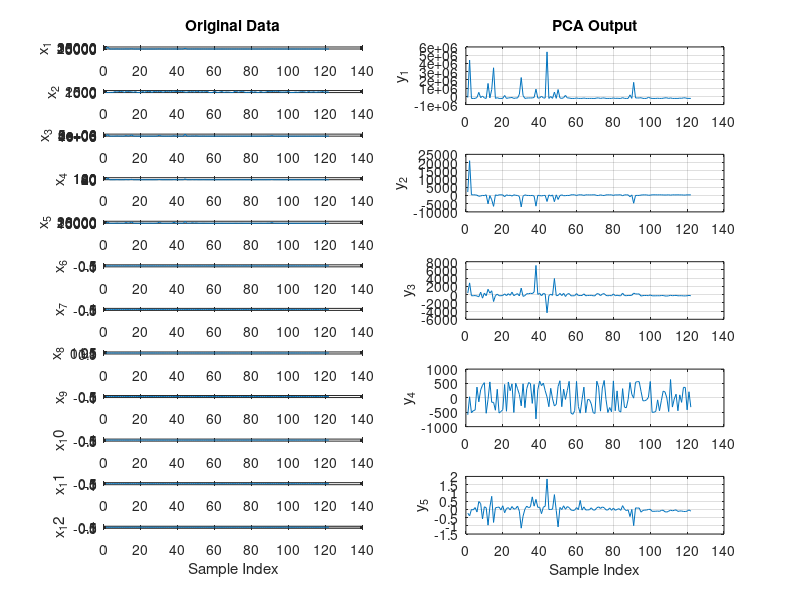

Reproduce this figure in MATLAB. (Note: this script raises an error after producing the figure.)
%%%%%%%%%%%%%%%%%%%%%%%%%%%%%%%%%%%%%%%%%%%%%%%%%%%%%%%%%%%%%%%%%%%%%%%%%%%%%%%%%%%%%%
%TCP Sync flood - PCA+LDA+ALO only 
%
%
%Author : 
%Date Created : 
%%%%%%%%%%%%%%%%%%%%%%%%%%%%%%%%%%%%%%%%%%%%%%%%%%%%%%%%%%%%%%%%%%%%%%%%%%%%%%%%%%%%%%
clear all;%#ok
close all;
clc


%Load the Database with both normal and udp attack records from Cloud
load('tcpsync_Feat.mat');

[pc,score,ev] = pca(X);

%%
%Plotting Inputs vs reduced PCA output
D = size(X,2);
for d=1:D
    % Original Data
    subplot(D,2,2*d-1);
    plot(X(:,d));
    ylabel(['x_' num2str(d)]);
    if d==D
        xlabel('Sample Index');
    end
    if d==1
        title('Original Data');
    end 
end

grid on;
D1 = size(score,2);
for d1=1:D1
   % Transformed Data
    subplot(D1,2,2*d1);
    plot(score(:,d1));
    ylabel(['y_' num2str(d1)]);
    if d1==D1
        xlabel('Sample Index');
    end
    if d1==1
        title('PCA Output');
    end
    grid on;  
end

set(gcf, 'position', get(0, 'screensize'));
saveas(gcf, 'results1\data_TCP+proposed.jpg');

%%
%LDA 
S1={};
T=zeros(numel(myStr),2);
for ji=1:numel(myStr)
    if(strcmp(myStr(ji).Class,'Attack'))
        S1{ji}=myStr(ji).Class;
        T(ji,1)=1;
    else if(strcmp(myStr(ji).Class,'Normal'))
            S1{ji}=myStr(ji).Class;
            T(ji,2)=1;
        end
    end
end

X1=score;
L = vec2ind(T')';

% [Y, W, lambda, sortorder] = LDA(X1, L);
[W, lambda, sortorder] = LDA(X1, L);

Y=X1*W;

Y1=zeros(size(Y));
%Sort it in the same feature order
for ii=1:size(Y,2)
    Y1(:,sortorder(ii))=Y(:,ii);
end

%Reduce Dimensions - by removing reduundant information
j=1;
for ii=1:size(Y1,2)
    if(sum(Y1(:,ii))==0)
%         disp('All zeros');
    else
        LDA_out(:,j)=Y1(:,ii);%#ok
        j=j+1;
    end  
end


%%
figure;

D2 = size(LDA_out,2);
for d2=1:D2
    % Original Data
    subplot(D2,2,2*d2-1);
    plot(X1(:,d2));
    ylabel(['x_' num2str(d2)]);
    if d2==D2
        xlabel('Sample Index');
    end
    if d2==1
        title('PCA Data');
    end
    grid on;
    
     % Transformed Data
    subplot(D2,2,2*d2);
    plot(Y1(:,d2));
    ylabel(['y_' num2str(d2)]);
    if d2==D2
        xlabel('Sample Index');
    end
    if d2==1
        title('LDA Output');
    end
    grid on;
    
end

set(gcf, 'position', get(0, 'screensize'));
saveas(gcf, 'results1\data1_TCP+proposed.jpg');

%%
%ALO Optimizer
inalo=LDA_out;
[mal nal]=size(inalo);
[cg_curve,sortantlion,antlions_fitness,idx]=ALO(inalo,50,min(inalo),max(inalo),nal,@F1);

N=size(inalo,1);

%Attack Matrix
attkmatrx =zeros(2,N);

Avg_antLfit=sum(antlions_fitness)/N;
Avgby10=28;
for ii=1:N
    if(strcmp(S1{ii},'Normal'))
        attkmatrx(1,ii)=1;
    else
        attkmatrx(2,ii)=1;
    end
end


%%
% Classification using FeedForward Networks
input=antlions_fitness;
t=attkmatrx;

% Create a Pattern Recognition Network
trainFcn = 'trainscg';
hiddenLayerSize = 10;
net = patternnet(hiddenLayerSize);

% Set up Division of Data for Training, Validation, Testing
net.divideParam.trainRatio = 70/100;
net.divideParam.valRatio = 15/100;
net.divideParam.testRatio = 15/100;

% Train the Network
[net,tr] = train(net,input,t);

% Test the Network
testX = input;
testT = t;

testY = net(testX);

plotperform(tr);
saveas(gcf, 'results1\perf_TCP+proposed.jpg');
plottrainstate(tr);
saveas(gcf, 'results1\trstate_TCP+proposed.jpg');

%Plotting
figure
plotconfusion(testT,testY);
saveas(gcf, 'results1\confusion_TCP+proposed.jpg');
figure
plotroc(testT,testY);
saveas(gcf, 'results1\roc_TCP+proposed.jpg');

%Plot Errors
errors=testT-testY;
E=abs(errors(1,:));
figure;
plot([1:length(E)],E);%#ok
xlabel('Instances');
ylabel('Errors=target-outputs');
title('Errors Plot');
saveas(gcf, 'results1\errplot_TCP+proposed.jpg');

%%
%Metrics Calculation
% Actual | Neg | True Neg  | False Pos |
%        | Pos | False Neg | True Pos  |

[c,cm,ind,per] = confusion(testT,testY);

TP = cm(2,2);
TN = cm(1,1);
FP = cm(1,2);
FN = cm(2,1);

Precision = (TP / (TP + FP))*100;
Accuracy = ((TP+TN)/(TP+TN+FP+FN))*100;
Sensitivity = (TP/(TP+FN))*100;
Specificity = (TN/(FP+TN))*100;
Fscore = ((2*TP)/(2*TP+FP+FN))*100;
FallOut = ( FP /(FP + TN))*100;               %False POsitive Rate
NPV = (TN / (TN + FN))*100;                   %NEgaitve Predictive Value

ID_Met = [Precision;Accuracy;Sensitivity;Specificity;Fscore;FallOut;NPV];

fid0=fopen('scores_TCP+proposed.txt','w');

fprintf(fid0,'Precision: %.2f\n', Precision);
fprintf(fid0,'Accuracy: %.2f\n', Accuracy);
fprintf(fid0,'Sensitivity: %.2f\n', Sensitivity);
fprintf(fid0,'Specificity: %.2f\n', Specificity);
fprintf(fid0,'Fscore: %.2f\n', Fscore);
fprintf(fid0,'FallOut: %.2f\n', FallOut);
fprintf(fid0,'NPV: %.2f\n', NPV);

fprintf(fid0,'%.2f  %.2f  %.2f  %.2f  %.2f  %.2f  %.2f\n', Precision,Accuracy,Sensitivity,Specificity,Fscore,FallOut,NPV);
fprintf(fid0,'%.2f, %.2f, %.2f, %.2f, %.2f, %.2f, %.2f\n', Precision,Accuracy,Sensitivity,Specificity,Fscore,FallOut,NPV);
fprintf(fid0,'%.2f; %.2f; %.2f; %.2f; %.2f; %.2f; %.2f\n', Precision,Accuracy,Sensitivity,Specificity,Fscore,FallOut,NPV);
fclose(fid0);

%%
%Plot the attack and normal traffic with reduced dataset
figure;
plot([1:N],antlions_fitness);%#ok
xlabel('Sample Index');
ylabel('Traffic Fitness');
title('Traffic Data');
saveas(gcf, 'results1\traffic_TCP+proposed.jpg');

%%
%INtrusion Prevention System
Xips={};

%Reconstruct the IP and feature with class table for user 
for ii=1:N
    Xips{ii,1}=myStr(ii).SrcIP;%#ok
    Xips{ii,2}=myStr(ii).DstIP;%#ok
    Xips{ii,3}=antlions_fitness(ii);%#ok
    Xips{ii,4}=S1{ii};%#ok
end

%Filter the system and white list the attack IP sources
%Filter target
filt_tgt = zeros(2,N);
for ii=1:N
    if(strcmp(Xips{ii,4},'Normal'))
        filt_tgt(1,ii)=1;
    else
        filt_tgt(2,ii)=1; 
    end
end

input1=antlions_fitness;
tgt=filt_tgt;

% Create a Pattern Recognition Network
hiddenLayerSize = 10;
net1 = patternnet(hiddenLayerSize);

% Set up Division of Data for Training, Validation, Testing
net1.divideParam.trainRatio = 70/100;
net1.divideParam.valRatio = 15/100;
net1.divideParam.testRatio = 15/100;

% Train the Network
[net1,tr1] = train(net1,input1,tgt);

% Test the Network
outputs_ips = net1(input);

%Plotting - IPS
figure
plotconfusion(tgt,outputs_ips);
figure
plotroc(tgt,outputs_ips);

%Metrics for IPS

[c1,cm1,ind1,per1] = confusion(tgt,outputs_ips);

TP1 = cm1(2,2);
TN1 = cm1(1,1);
FP1 = cm1(1,2);
FN1 = cm1(2,1);

Precision1 = (TP1 / (TP1 + FP1))*100;
Accuracy1 = ((TP1+TN1)/(TP1+TN1+FP1+FN1))*100;
Sensitivity1 = (TP1/(TP1+FN1))*100;
Specificity1 = (TN1/(FP1+TN1))*100;
Fscore1 = ((2*TP1)/(2*TP1+FP1+FN1))*100;
FallOut1 = ( FP1 /(FP1 + TN1))*100;               %False POsitive Rate
NPV1 = (TN1 / (TN1 + FN1))*100; 

IP_Met = [Precision1;Accuracy1;Sensitivity1;Specificity1;Fscore1;FallOut1;NPV1];

%%
%Save the Black Listed SourceIP Addresses to the cloud
blist={};j=1;
for ii=1:N
    if(strcmp(Xips{ii,4},'Attack'))
        blist{j}=Xips{ii,1};%#ok
        j=j+1;
    end
end
 
[nrows, ncols]=size(blist);
%Write the blacklist to a txt file
fid1=fopen('C:\apachetomcat9\webapps\TestDoc\BlackList.xls','w');
for col=1:ncols
    fprintf(fid1,'%s\n',blist{1,col});
end
fclose(fid1);

%Save to Cloud
blacklisttoCloud()